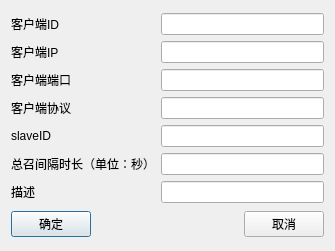
<?xml version="1.0" encoding="UTF-8"?>
<ui version="4.0">
 <class>Client_Form</class>
 <widget class="QDialog" name="Client_Form">
  <property name="geometry">
   <rect>
    <x>0</x>
    <y>0</y>
    <width>335</width>
    <height>251</height>
   </rect>
  </property>
  <property name="windowTitle">
   <string>Dialog</string>
  </property>
  <layout class="QGridLayout" name="gridLayout">
   <item row="0" column="0">
    <layout class="QHBoxLayout" name="horizontalLayout_2">
     <item>
      <layout class="QVBoxLayout" name="verticalLayout">
       <item>
        <widget class="QLabel" name="lab_id">
         <property name="text">
          <string>客户端ID</string>
         </property>
        </widget>
       </item>
       <item>
        <widget class="QLabel" name="lab_ip">
         <property name="text">
          <string>客户端IP</string>
         </property>
        </widget>
       </item>
       <item>
        <widget class="QLabel" name="lab_port">
         <property name="text">
          <string>客户端端口</string>
         </property>
        </widget>
       </item>
       <item>
        <widget class="QLabel" name="lab_protocol">
         <property name="text">
          <string>客户端协议</string>
         </property>
        </widget>
       </item>
       <item>
        <widget class="QLabel" name="lab_slaveID">
         <property name="text">
          <string>slaveID</string>
         </property>
        </widget>
       </item>
       <item>
        <widget class="QLabel" name="lab_gct">
         <property name="text">
          <string>总召间隔时长（单位：秒）</string>
         </property>
        </widget>
       </item>
       <item>
        <widget class="QLabel" name="lab_describe">
         <property name="text">
          <string>描述</string>
         </property>
        </widget>
       </item>
      </layout>
     </item>
     <item>
      <layout class="QVBoxLayout" name="verticalLayout_3">
       <item>
        <widget class="QLineEdit" name="lineEdit_id"/>
       </item>
       <item>
        <widget class="QLineEdit" name="lineEdit_ip"/>
       </item>
       <item>
        <widget class="QLineEdit" name="lineEdit_port"/>
       </item>
       <item>
        <widget class="QLineEdit" name="lineEdit_protocol"/>
       </item>
       <item>
        <widget class="QLineEdit" name="lineEdit_slaveID"/>
       </item>
       <item>
        <widget class="QLineEdit" name="lineEdit_gct"/>
       </item>
       <item>
        <widget class="QLineEdit" name="lineEdit_describe"/>
       </item>
      </layout>
     </item>
    </layout>
   </item>
   <item row="1" column="0">
    <layout class="QHBoxLayout" name="horizontalLayout">
     <item>
      <widget class="QPushButton" name="btn_ok">
       <property name="text">
        <string>确定</string>
       </property>
      </widget>
     </item>
     <item>
      <spacer name="horizontalSpacer">
       <property name="orientation">
        <enum>Qt::Horizontal</enum>
       </property>
       <property name="sizeHint" stdset="0">
        <size>
         <width>40</width>
         <height>20</height>
        </size>
       </property>
      </spacer>
     </item>
     <item>
      <widget class="QPushButton" name="btn_cancel">
       <property name="text">
        <string>取消</string>
       </property>
      </widget>
     </item>
    </layout>
   </item>
  </layout>
 </widget>
 <resources/>
 <connections/>
</ui>
